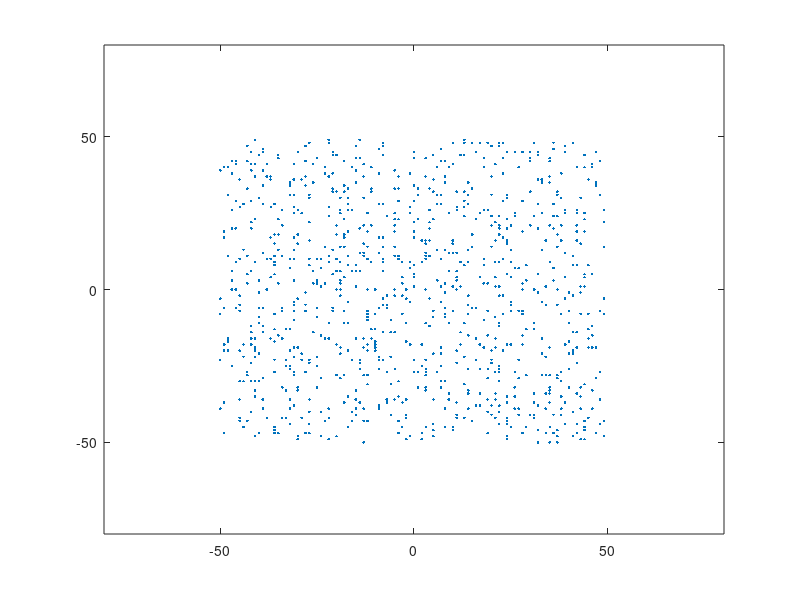
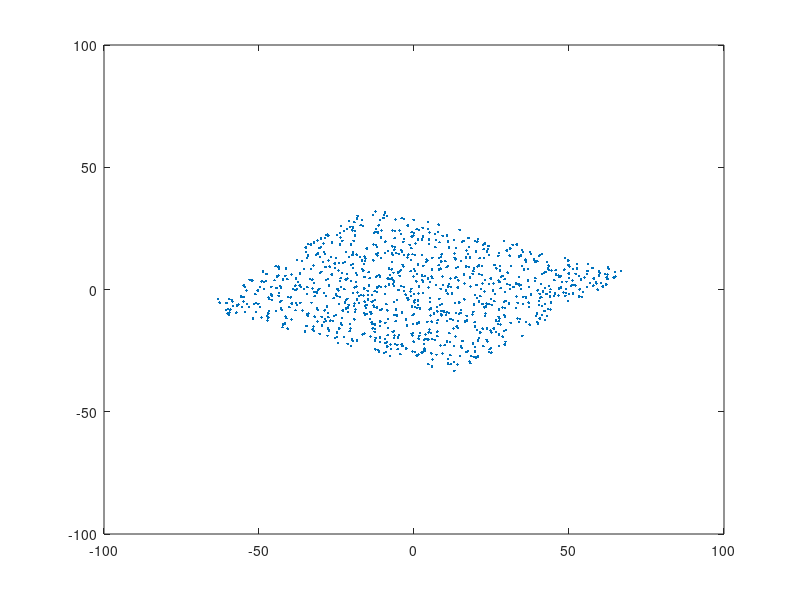
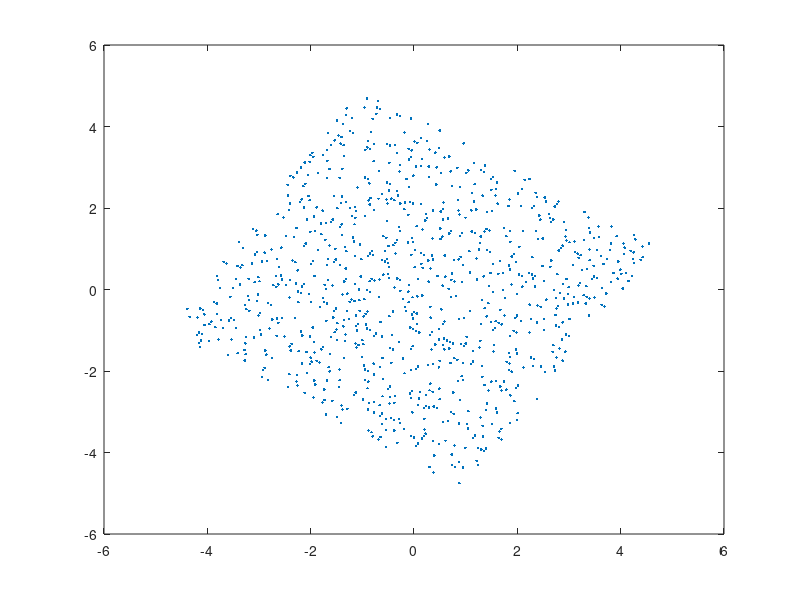
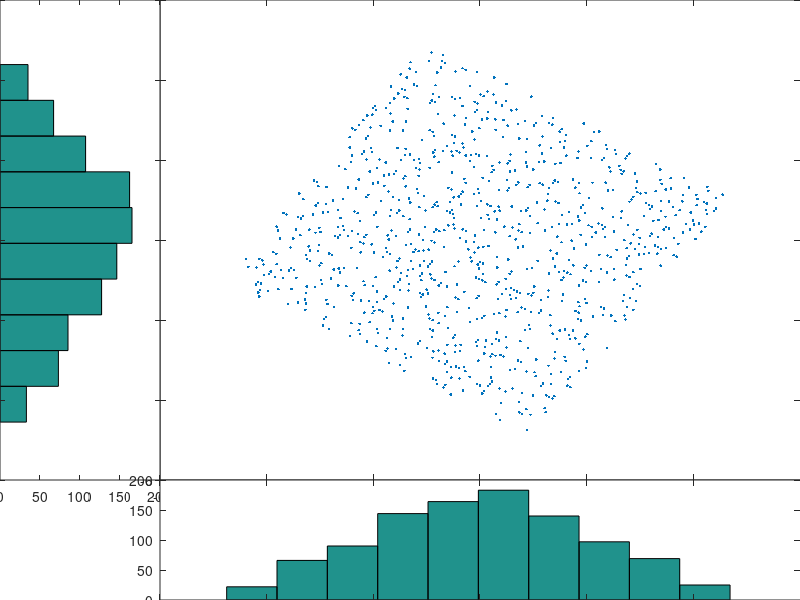

Write MATLAB code to recreate these figures, in order.
POINTS = 1000; % number of points to plot

%% define the two random variables
% -------------------------------
for i=1:POINTS
	A(i) = round(rand*99)-50;              % A
	B(i) = round(rand*99)-50;              % B
end;
figure; plot(A,B, '.');                        % plot the variables
set(gca, 'xlim', [-80 80], 'ylim', [-80 80]);  % redefines limits of the graph

%% mix linearly these two variables
% --------------------------------
M1 = 0.54*A - 0.84*B;                          % mixing 1
M2 = 0.42*A + 0.27*B;                          % mixing 2
figure; plot(M1,M2, '.');                      % plot the mixing
set(gca, 'ylim', get(gca, 'xlim'));            % redefines limits of the graph

%% withen the data
% ---------------
x = [M1;M2];
c=cov(x')		 % covariance
sq=inv(sqrtm(c));        % inverse of square root
mx=mean(x');             % mean
xx=x-mx'*ones(1,POINTS); % subtract the mean
xx=2*sq*xx;              
cov(xx')                 % the covariance is now a diagonal matrix
figure; plot(xx(1,:), xx(2,:), '.');

%% show projections
% ----------------
figure; 
axes('position', [0.2 0.2 0.8 0.8]); plot(xx(1,:), xx(2,:), '.'); hold on;
axes('position', [0   0.2 0.2 0.8]); hist(xx(1,:));  set(gca, 'view', [90 90]);
axes('position', [0.2 0   0.8 0.2]); hist(xx(2,:));

%% show projections
% ----------------
figure; 
axes('position', [0.2 0.2 0.8 0.8]); plot(A,B, '.'); hold on;
axes('position', [0   0.2 0.2 0.8]); hist(A);  set(gca, 'view', [90 90]);
axes('position', [0.2 0   0.8 0.2]); hist(B);

